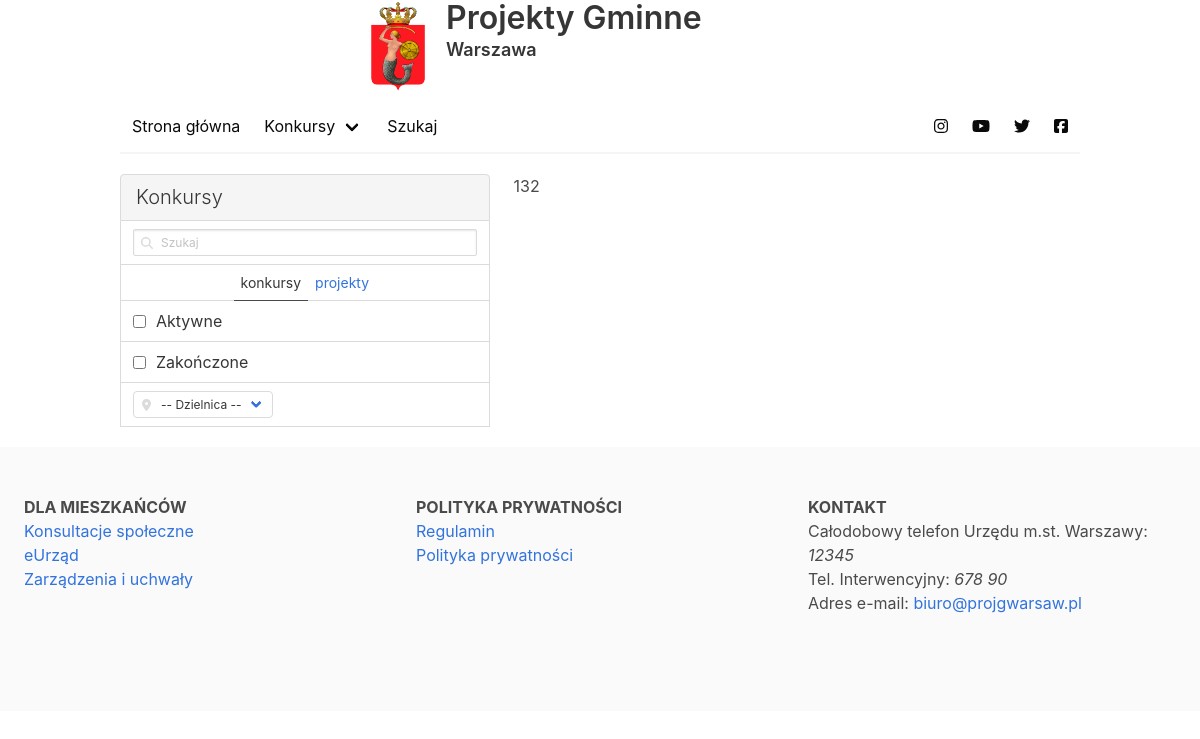
The app's page /konkursy/search, older data.
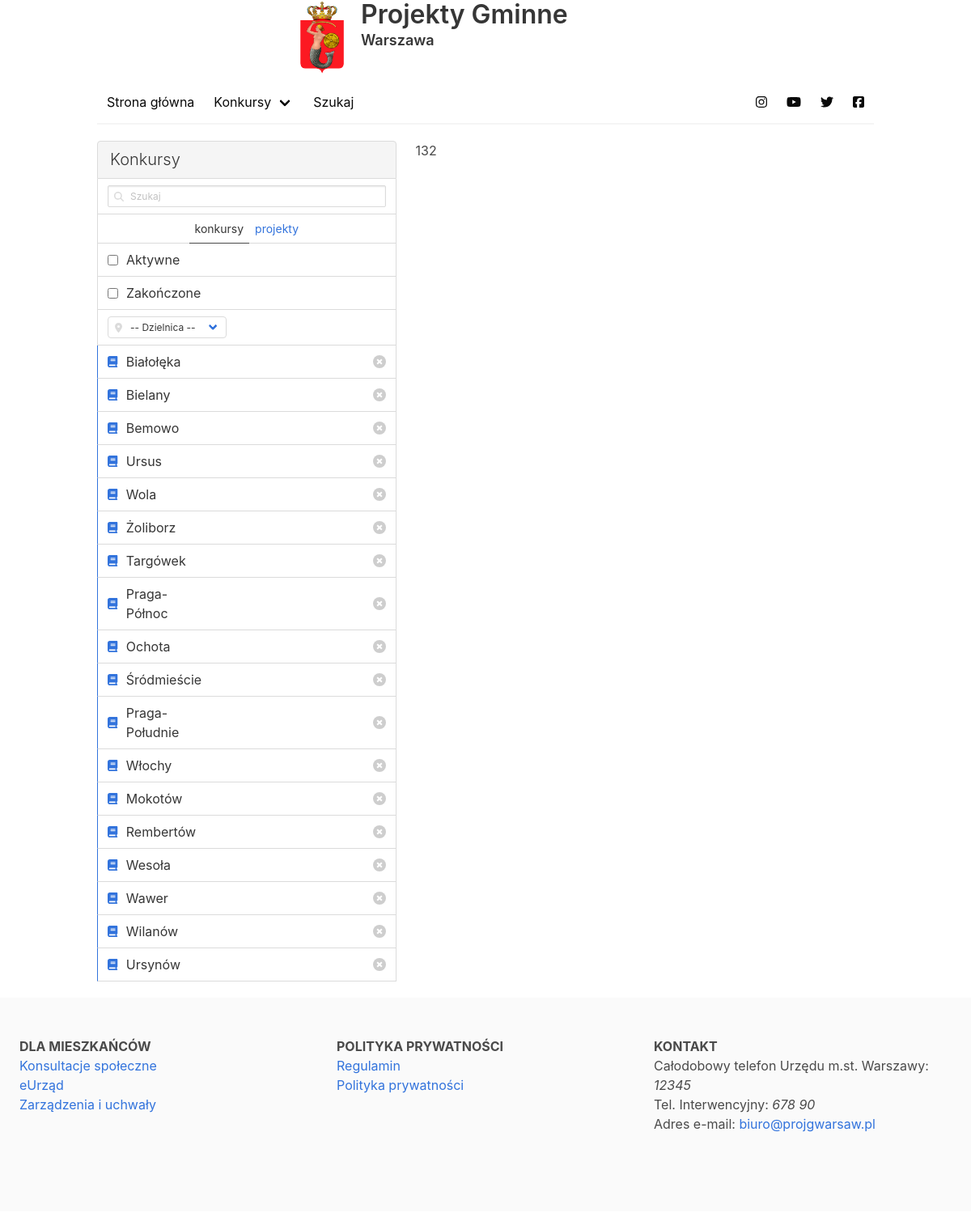
The same page, newer data.
### projekty_gminne/models.py (models this page shows)
class Dzielnica(models.Model):
    class Meta:
        verbose_name_plural = "Dzielnice"
    date_added = models.DateTimeField(auto_now_add=True)
    date_modified = models.DateTimeField(auto_now=True)
    gmina_id = models.ForeignKey(
        'Gmina', null=False, on_delete=models.CASCADE)
    name = models.CharField(max_length=128, null=False)
    def __str__(self):
        return self.name

### projekty_gminne/views.py (the view)
# urls.py: path('search', views.SearchTool.as_view(), name="search-tool"),
class SearchTool(generic.View):
    template_name = "projekty_gminne/search.html"
    @method_decorator(require_GET)
    def get(self, request):
        data = {}
        data["dzielnice"] = models.Dzielnica.objects.all()
        return render(request, self.template_name, {"data": data})

### projekty_gminne/templates/projekty_gminne/search.html (shortened to what this page needs)
{% extends '_Main/template.html' %}
{% block content %}
<div class="columns">
  <div class="column is-two-fifths">
    <nav class="panel">
  <p class="panel-heading">
    Konkursy
  </p>
  <div class="panel-block">
    <p class="control has-icons-left">
      <input class="input is-small" type="text" placeholder="Szukaj">
      <span class="icon is-small is-left">
      </span>
    </p>
  </div>
  <p class="panel-tabs">
    <a class="is-active">konkursy</a>
    <a>projekty</a>
  </p>
  <label class="panel-block">
  <input type="checkbox">
  Aktywne
  </label>
  <label class="panel-block">
  <input type="checkbox">
  Zakończone
  </label>
  <label class="panel-block">
    <div class="field">
    <div class="control has-icons-left">
      <div class="select is-small">
        <select>
          <option selected>-- Dzielnica --</option>
        </select>
      </div>
      <span class="icon is-left">
</span>
    </div>
  </div>
  </label>
  {% for dzielnica in data.dzielnice %}
  <div class="panel-block is-active">
    <span class="panel-icon">
      <i class="fas fa-book" aria-hidden="true"></i>
    </span>
    {{ dzielnica }}
    <div class="is-block" style="width:100%;">
      <button class="delete is-small is-pulled-right"></button>
    </div>
  </div>
  {% endfor %}
</nav>
  </div>
  <div class="column">
    132
  </div>
</div>
{% endblock %}

Row changes from the older to the newer data that the page shows:
added Dzielnica: name "Białołęka"
added Dzielnica: name "Bielany"
added Dzielnica: name "Bemowo"
added Dzielnica: name "Ursus"
added Dzielnica: name "Wola"
added Dzielnica: name "Żoliborz"
added Dzielnica: name "Targówek"
added Dzielnica: name "Praga-Północ"
added Dzielnica: name "Ochota"
added Dzielnica: name "Śródmieście"
added Dzielnica: name "Praga-Południe"
added Dzielnica: name "Włochy"
added Dzielnica: name "Mokotów"
added Dzielnica: name "Rembertów"
added Dzielnica: name "Wesoła"
added Dzielnica: name "Wawer"
added Dzielnica: name "Wilanów"
added Dzielnica: name "Ursynów"
